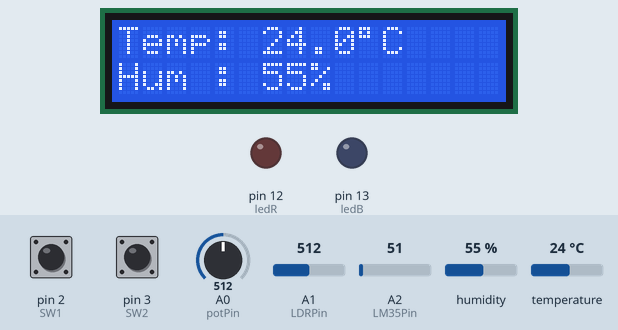
The sketch below on a simulated Arduino Uno, built with avr-gcc and run on an emulated ATmega328P. Parts: 16×2 character LCD, output pins drawn as LEDs (lit = HIGH). Inputs (shaded band) come from the test bench; at power-on: pin 2 (SW1) HIGH, pin 3 (SW2) HIGH, humidity 55 %, temperature 24 °C, A0 (potPin) = 512, A1 (LDRPin) = 512, A2 (LM35Pin) = 51. What the sketch prints to the serial monitor is not drawn.

Above: at 3.7 s.
3.8 s: pin 2 (SW1) pulled LOW for 3 s
12.8 s: pin 3 (SW2) pulled LOW for 3 s
18.9 s: humidity set to 22 %
At 22.4 s:
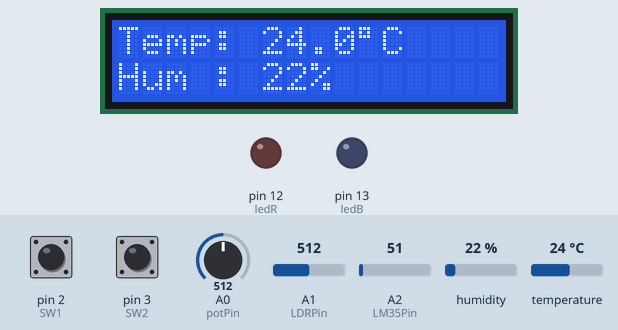
25.1 s: temperature set to 12 °C
At 29.2 s:
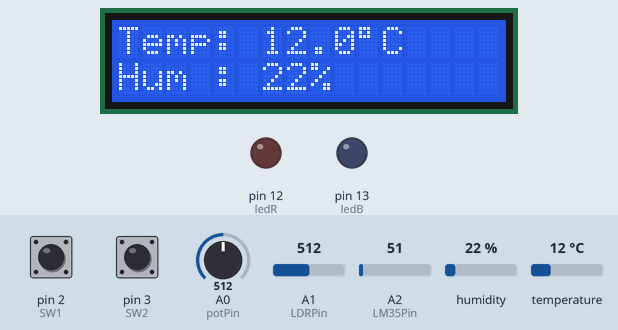
31.2 s: humidity set to 40 %
At 34.7 s:
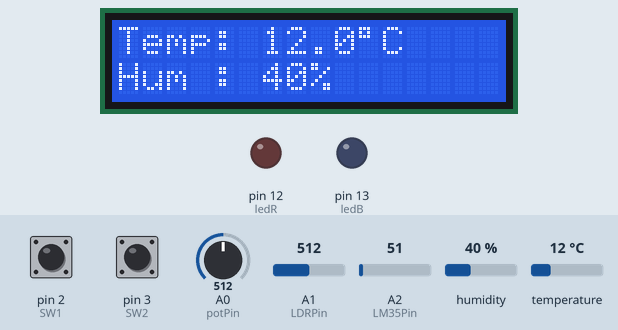
37.4 s: temperature set to 19 °C
At 41.4 s:
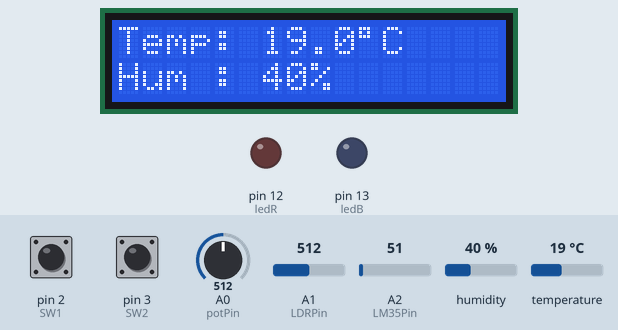
Timing chart, 0 to 44.1 s (numbered marks = the images above; inputs shaded):
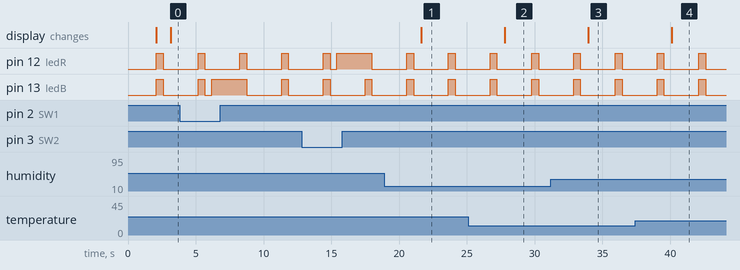

Measured:
- after the input at 18.9 s, the display: changes after 2.7 s (image 1)
- after the input at 25.1 s, the display: changes after 2.7 s (image 2)
- after the input at 31.2 s, the display: changes after 2.8 s (image 3)
- after the input at 37.4 s, the display: changes after 2.7 s (image 4)
- by itself, pin 12 (ledR): alternates HIGH for 0.50 s and LOW for 2.6 s

The sketch:

LAB4_DHT11_To_F_LCD.ino
```cpp
#include <Wire.h>
#include <LiquidCrystal_I2C.h>
#include <DHT.h>

// ===== LCD (I2C ADDRESS 0x27) =====
LiquidCrystal_I2C lcd(0x27, 16, 2);

// ===== DHT11 =====
#define DHTPIN 4
#define DHTTYPE DHT11
DHT dht(DHTPIN, DHTTYPE);

// ===== IO =====
#define ledR 12
#define ledB 13
#define SW1 2
#define SW2 3

#define potPin A0
#define LDRPin A1
#define LM35Pin A2

// ===== Function Prototype =====
void ledBlynk(int time);
void SW();
void readDHT();
void pot();
void ldr();
void LM35();

void setup() {
  Serial.begin(9600);

  // ===== LCD INIT =====
  Wire.begin();                 // << สำคัญ อย่าแกล้งลืม
  lcd.begin(16, 2);             // สำหรับ library ตัวนี้
  lcd.backlight();

  lcd.setCursor(0, 0);
  lcd.print("I2C LCD 0x27");
  lcd.setCursor(0, 1);
  lcd.print("System Ready");
  Serial.println("LCD Ready @0x27");
  delay(2000);
  lcd.clear();

  // ===== DHT =====
  dht.begin();

  // ===== IO =====
  pinMode(ledB, OUTPUT);
  pinMode(ledR, OUTPUT);
  pinMode(SW1, INPUT_PULLUP);
  pinMode(SW2, INPUT_PULLUP);
}

void loop() {
  int time = 500;

  ledBlynk(time);
  SW();
  readDHT();
  pot();
  ldr();
  LM35();

  Serial.println("--------------------");
  delay(2000);
}

// ===== LED Blink =====
void ledBlynk(int time){
  digitalWrite(ledB, HIGH);
  digitalWrite(ledR, HIGH);
  delay(time);
  digitalWrite(ledB, LOW);
  digitalWrite(ledR, LOW);
  delay(time);
}

// ===== Switch =====
void SW(){
  if (digitalRead(SW1) == LOW) {
    digitalWrite(ledB, HIGH);
    digitalWrite(ledR, LOW);
  }
  else if (digitalRead(SW2) == LOW) {
    digitalWrite(ledB, LOW);
    digitalWrite(ledR, HIGH);
  }
  else {
    digitalWrite(ledB, LOW);
    digitalWrite(ledR, LOW);
  }
}

// ===== DHT11 =====
void readDHT(){
  float h = dht.readHumidity();
  float t = dht.readTemperature();

  if (isnan(h) || isnan(t)) {
    Serial.println("DHT ERROR");
    lcd.clear();
    lcd.setCursor(0, 0);
    lcd.print("DHT ERROR");
    return;
  }

  // ===== Serial =====
  Serial.print("Temp: ");
  Serial.print(t, 1);
  Serial.print(" C  ");
  Serial.print("Hum: ");
  Serial.print(h, 0);
  Serial.println(" %");

  // ===== LCD =====
  lcd.clear();
  lcd.setCursor(0, 0);
  lcd.print("Temp: ");
  lcd.print(t, 1);
  lcd.print((char)223);
  lcd.print("C");

  lcd.setCursor(0, 1);
  lcd.print("Hum : ");
  lcd.print(h, 0);
  lcd.print("%");
}

// ===== Pot =====
void pot(){
  int adc = analogRead(potPin);
  float vdc = adc * (5.0 / 1023.0);

  Serial.print("POT ADC: ");
  Serial.print(adc);
  Serial.print(" V: ");
  Serial.println(vdc, 2);
}

// ===== LDR =====
void ldr(){
  int adc = analogRead(LDRPin);
  float vdc = adc * (5.0 / 1023.0);

  Serial.print("LDR ADC: ");
  Serial.print(adc);
  Serial.print(" V: ");
  Serial.println(vdc, 2);
}

// ===== LM35 =====
void LM35(){
  int adc = analogRead(LM35Pin);
  float tempC = (adc * 5.0 / 1023.0) * 100.0;

  Serial.print("LM35 ADC: ");
  Serial.print(adc);
  Serial.print(" Temp: ");
  Serial.print(tempC, 1);
  Serial.println(" C");
}
```
